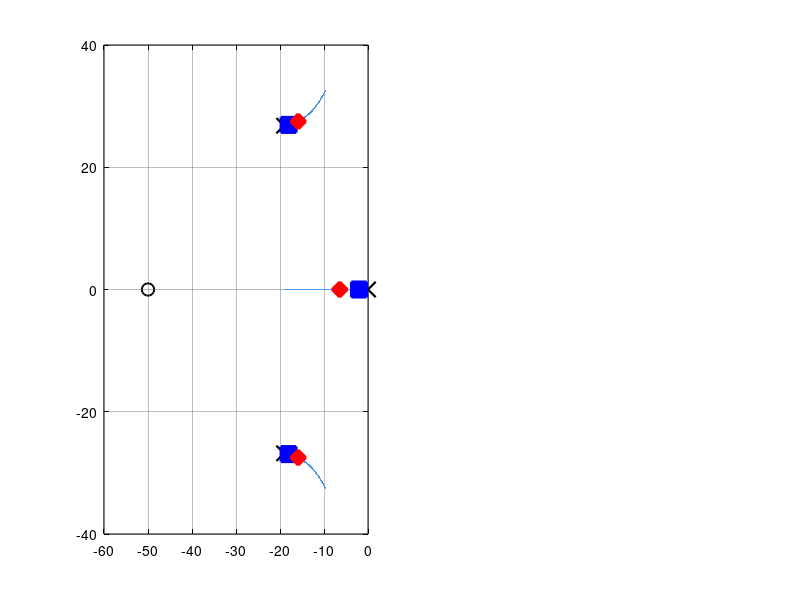

Here is the MATLAB script that generated this plot: (Note: this script raises an error after producing the figure.)
function design_position_rootlocus()
% DESIGN_POSITION_ROOTLOCUS  Cascade dış döngü root locus + kapalı-çevrim
% kutup analizi — ANALİTİK türetme, rlocus DOĞRULAMA olarak.
%
% Analitik-Önce Tasarım prensibi (CLAUDE.md): kapalı-çevrim karakteristik
% denklemi elle çıkarılır, kutuplar analitik tayin edilir; `rlocus`/`pole`
% sadece doğrular. Bu, design_position_p.m'in 5× bandwidth kuralıyla seçtiği
% Kp_pos=2'yi KÖK DÜZEYİNDE gerekçelendirir.
%
% ── ANALİTİK TÜRETME ────────────────────────────────────────────────
% İç döngü (hız PI, ampirik Kp_i=0.002, Ki_i=0.1):
%   Plant duty→ω:  G_d(s) = K·Vs/(τs+1),  K·Vs = 53.89·12.15 = 654.8
%   PI:            C_i(s) = Kp_i + Ki_i/s
%   İç kapalı-çevrim karakteristik denklem 1+C_i·G_d=0:
%     s(τs+1) + K·Vs(Kp_i·s + Ki_i)/s · ... → 0.0605 s² + 2.3096 s + 65.48 = 0
%     ⇒ ωn_i = √(65.48/0.0605) = 32.9 rad/s,  ζ_i = 2.3096/(2·0.0605·32.9) = 0.58
%   (§11.13.7'deki "iç ωn~33" bulgusu ANALİTİK doğrulandı; Vsupply dahil)
%
% Dış döngü:  L_o(s) = Kp_pos · T_i(s) · (1/s)   (1/s = hız→pozisyon integ.)
%   Baskın yaklaşım (iç döngü hızlı → T_i ≈ 1/(τ_eff s+1), τ_eff=2ζ_i/ωn_i=0.0353 s):
%     1 + Kp_pos/[s(τ_eff s+1)] = 0  ⇒  s² + (1/τ_eff)s + Kp_pos/τ_eff = 0
%   Breakaway (çift kök, ayrım disc=0):  Kp_pos,bp = 1/(4τ_eff) ≈ 7.1
%     Kp_pos < 7.1 → iki REEL kök (overdamped, SALINIMSIZ)
%     Kp_pos > 7.1 → KOMPLEKS kökler (salınım başlar)
%   Kp_pos = 2 (step):    ζ_o = 1/(2√(Kp_pos·τ_eff)) = 1.88 > 1 → overdamped,
%                          baskın kutup ≈ -2.1 rad/s (design ωc≈1.93 ile tutarlı) ✓
%   Kp_pos = 6 (mirror):  hâlâ < 7.1 → overdamped sınırına yakın, baskın kutup daha hızlı
%
% ── rlocus DOĞRULAMA (tam 3. derece model) ──────────────────────────
% Çalıştırma: matlab -batch "cd('matlab/asama_2_kontrol'); design_position_rootlocus"

    K = 53.89; tau = 0.0605; Vs = 12.15;
    Kp_i = 0.002; Ki_i = 0.1;

    s = tf('s');
    Gd = (K*Vs) / (tau*s + 1);        % duty → ω (lineer plant)
    Ci = Kp_i + Ki_i/s;               % hız PI
    Ti = feedback(Ci*Gd, 1);          % iç kapalı-çevrim (tam)
    L0 = Ti * (1/s);                  % dış açık-çevrim (Kp_pos hariç birim)

    % analitik baskın yaklaşım parametreleri (yorumdaki türetme)
    wn_i = sqrt(65.48/0.0605); zeta_i = 2.3096/(2*0.0605*wn_i);
    tau_eff = 2*zeta_i/wn_i;
    Kp_bp = 1/(4*tau_eff);

    % kapalı-çevrim kutupları (tam model, rlocus doğrulaması)
    p2 = pole(feedback(2*L0, 1));
    p6 = pole(feedback(6*L0, 1));

    fprintf('--- ANALİTİK ---\n');
    fprintf('İç döngü: ωn_i=%.1f rad/s, ζ_i=%.2f, τ_eff=%.4f s\n', wn_i, zeta_i, tau_eff);
    fprintf('Breakaway Kp_pos,bp = %.2f (üstünde salınım)\n', Kp_bp);
    fprintf('--- rlocus DOĞRULAMA (tam 3. derece) ---\n');
    fprintf('Kp_pos=2 kapalı-çevrim kutupları:\n'); disp(p2);
    fprintf('Kp_pos=6 kapalı-çevrim kutupları:\n'); disp(p6);

    here = fileparts(mfilename('fullpath'));
    outdir = fullfile(here, 'results', '2_5_cascade');
    if ~exist(outdir, 'dir'); mkdir(outdir); end
    set(groot, 'defaultAxesColor','w', 'defaultAxesXColor','k', 'defaultAxesYColor','k', ...
        'defaultTextColor','k', 'defaultAxesGridColor',[0.15 0.15 0.15], 'defaultAxesGridAlpha',0.3);

    % manuel root locus (rlocus chart legend'i beyaz tema override ediyor → elle çiz)
    kvals = linspace(0.01, 20, 800);   % k=0'da kazanç sıfır → kutup yok; küçük pozitiften başla
    locus = zeros(3, numel(kvals));
    for i = 1:numel(kvals)
        locus(:,i) = pole(feedback(kvals(i)*L0, 1));
    end
    op = pole(L0); oz = zero(L0);   % açık-çevrim kutup (x) ve sıfır (o)

    f = figure('Position', [80 80 1120 480], 'Color', 'w');

    for sp = 1:2
        subplot(1,2,sp); hold on; grid on; box on;
        hl = plot(real(locus(:)), imag(locus(:)), '.', 'Color',[0.30 0.60 0.90], 'MarkerSize',4);
        hx = plot(real(op), imag(op), 'kx', 'MarkerSize',11, 'LineWidth',1.6);
        plot(real(oz), imag(oz), 'ko', 'MarkerSize',9, 'LineWidth',1.4);
        h2 = plot(real(p2), imag(p2), 'bs', 'MarkerSize',11, 'LineWidth',2, 'MarkerFaceColor','b');
        h6 = plot(real(p6), imag(p6), 'rd', 'MarkerSize',11, 'LineWidth',2, 'MarkerFaceColor','r');
        xline(0, 'k:'); yline(0, 'k:');
        xlabel('Real axis \sigma [1/s]'); ylabel('Imag axis j\omega [1/s]');
        if sp == 1
            title('Cascade Outer Loop — Root Locus (K_{p,pos})', 'FontWeight','bold');
            legend([hl hx h2 h6], {'locus (K_{p,pos}:0\rightarrow20)','open-loop poles','K_{p,pos}=2 (step)','K_{p,pos}=6 (mirror)'}, ...
                'Location','northwest', 'TextColor','k', 'Color','w', 'EdgeColor',[0.6 0.6 0.6]);
        else
            title('Dominant region (zoom)', 'FontWeight','bold');
            xlim([-12 1]); ylim([-6 6]);
            text(-11.5, 5.2, sprintf('Analytic: overdamped for K_{p,pos} < %.1f', Kp_bp), 'FontSize',9, 'Color',[0.2 0.2 0.2]);
            text(-11.5, 4.4, 'K_{p,pos}=2 \rightarrow dominant pole \approx -2.1 (no oscillation)', 'FontSize',9, 'Color','b');
        end
    end

    exportgraphics(f, fullfile(outdir, 'cascade_rootlocus.png'), 'Resolution', 150);
    close(f);
    fprintf('Root locus görseli: %s/cascade_rootlocus.png\n', outdir);
end
